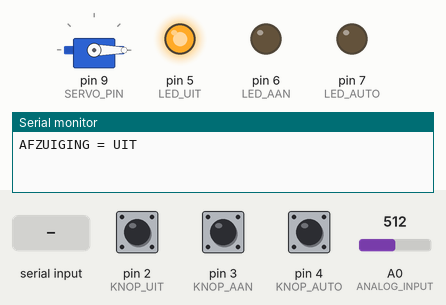
A sketch run on a simulated Arduino Uno, built with avr-gcc and run on an emulated ATmega328P. Shown: servo, output pins drawn as LEDs (lit = HIGH), the last lines printed to the serial monitor. Inputs (shaded band) come from the test bench; at power-on: pin 3 (KNOP_AAN) HIGH, pin 4 (KNOP_AUTO) HIGH, pin 2 (KNOP_UIT) HIGH, A0 (ANALOG_INPUT) = 512.

Above: at 1.2 s.
1.3 s: pin 3 (KNOP_AAN) pulled LOW for 0.15 s
At 2.7 s:
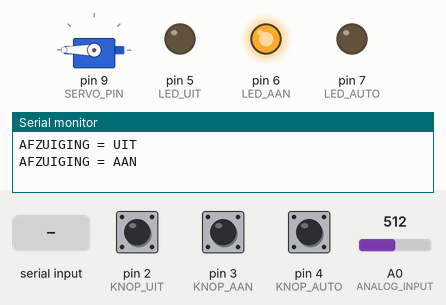
3.0 s: pin 4 (KNOP_AUTO) pulled LOW for 0.15 s
At 4.0 s:
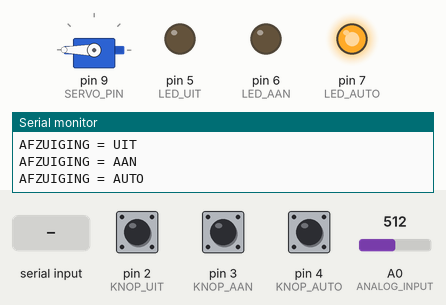
4.6 s: pin 2 (KNOP_UIT) pulled LOW for 1 s
At 5.5 s:
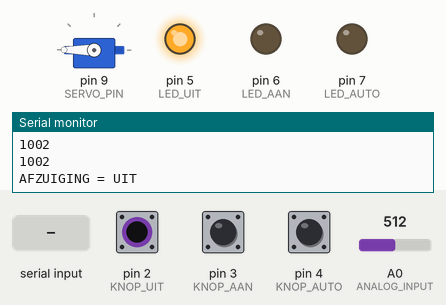
7.1 s: "2" received over Serial
At 7.9 s:
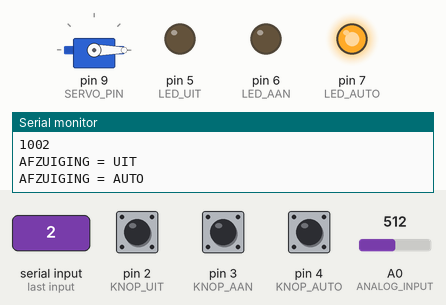
9.6 s: "0" received over Serial
At 10.5 s:
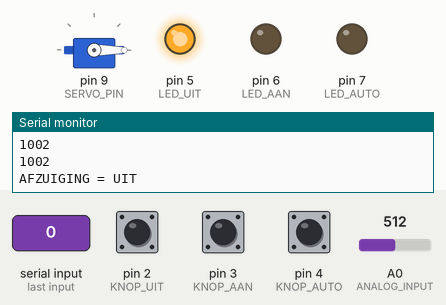
11.3 s: "1" received over Serial
At 11.6 s:
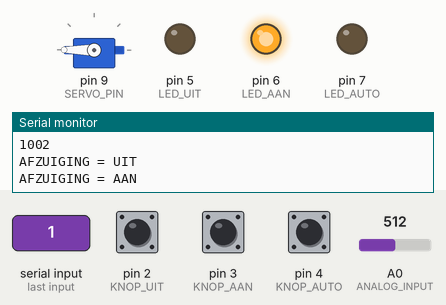
Timing chart, 0 to 13.8 s (numbered marks = the images above; inputs shaded):
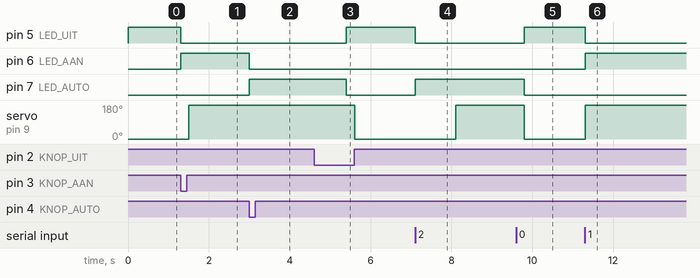

Measured:
- after the input at 1.3 s, pin 5 (LED_UIT): HIGH → LOW at once; pin 6 (LED_AAN): LOW → HIGH at once; servo on pin 9 (SERVO_PIN): 0° → 180° after 0.20 s
- after the input at 3.0 s, pin 6 (LED_AAN): HIGH → LOW at once; pin 7 (LED_AUTO): LOW → HIGH at once
- after the input at 4.6 s, pin 5 (LED_UIT): LOW → HIGH after 0.80 s; pin 7 (LED_AUTO): HIGH → LOW after 0.80 s; servo on pin 9 (SERVO_PIN): 180° → 0° after 1.0 s
- after the input at 7.1 s, pin 5 (LED_UIT): HIGH → LOW at once; pin 7 (LED_AUTO): LOW → HIGH at once; servo on pin 9 (SERVO_PIN): 0° → 180° after 1.0 s
- after the input at 9.6 s, pin 5 (LED_UIT): LOW → HIGH after 0.20 s; pin 7 (LED_AUTO): HIGH → LOW after 0.20 s; servo on pin 9 (SERVO_PIN): 180° → 0° after 0.20 s
- after the input at 11.3 s, pin 5 (LED_UIT): HIGH → LOW at once; pin 6 (LED_AAN): LOW → HIGH at once; servo on pin 9 (SERVO_PIN): 0° → 180° at once

The sketch:

arduino-code.ino
```cpp
#include <Servo.h>
// servo stand bijhouden
int huidigeServoHoek = -1;

// sensor input
#define ANALOG_INPUT A0
#define SERVO_PIN 9

// Mode knoppen
#define KNOP_UIT   2
#define KNOP_AAN   3
#define KNOP_AUTO  4

// Mode LEDs
#define LED_UIT   5
#define LED_AAN   6
#define LED_AUTO  7

Servo co2Servo;

// Modes
enum Modus {MODUS_UIT, MODUS_AAN, MODUS_AUTO};
Modus huidigeModus = MODUS_UIT;

// Variabelen voor automatische modus
int laatsteHoek = 0;
bool servoOmhoog = false;

void setup() {
  Serial.begin(9600);
  pinMode(ANALOG_INPUT, INPUT);

  // Knoppen instellen
  pinMode(KNOP_UIT, INPUT_PULLUP);
  pinMode(KNOP_AAN, INPUT_PULLUP);
  pinMode(KNOP_AUTO, INPUT_PULLUP);

  // LEDs instellen
  pinMode(LED_UIT, OUTPUT);
  pinMode(LED_AAN, OUTPUT);
  pinMode(LED_AUTO, OUTPUT);

  zetModus(MODUS_UIT);
}

// beweeg servo en stop PWM om vibratie te voorkomen
void beweegServoEnStop(int hoek) {
  co2Servo.attach(SERVO_PIN);
  co2Servo.write(hoek);
  delay(500);
  co2Servo.detach();
  huidigeServoHoek = hoek;
}

void loop() {
  // Kijken of er commando van de website komt
  if (Serial.available()) {
    char c = Serial.read();
    if (c == '0') zetModus(MODUS_UIT);
    if (c == '1') zetModus(MODUS_AAN);
    if (c == '2') zetModus(MODUS_AUTO);
  }

  // kijken of er commando van knoppen komt
  if (digitalRead(KNOP_UIT) == LOW) { zetModus(MODUS_UIT); delay(200); }
  if (digitalRead(KNOP_AAN) == LOW) { zetModus(MODUS_AAN); delay(200); }
  if (digitalRead(KNOP_AUTO) == LOW) { zetModus(MODUS_AUTO); delay(200); }

  // Servo besturen afhankelijk van input
  if (huidigeModus == MODUS_UIT) {
    if (huidigeServoHoek != 0) {
      beweegServoEnStop(0);
    }
  }
  else if (huidigeModus == MODUS_AAN) {
    if (huidigeServoHoek != 180) {
      beweegServoEnStop(180);
    }
  }
  // automatische modus
  else if (huidigeModus == MODUS_AUTO) {
    automatischeModus();
  }

  delay(100);
}

// Functie om modus te veranderen
void zetModus(Modus m) {
  huidigeModus = m;

  // LEDs aan of uit
  digitalWrite(LED_UIT,  m == MODUS_UIT);
  digitalWrite(LED_AAN,  m == MODUS_AAN);
  digitalWrite(LED_AUTO, m == MODUS_AUTO);

  Serial.print("AFZUIGING = ");
  if (m == MODUS_UIT)  Serial.println("UIT");
  if (m == MODUS_AAN)  Serial.println("AAN");
  if (m == MODUS_AUTO) Serial.println("AUTO");
}

// Automatische modus functie
void automatischeModus() {

  int meting = analogRead(ANALOG_INPUT);
  // linieaire functie werkte het best omdat we maar 2 meetpunten hadden
  int co2PPM = round(0.6408 * meting + 674.23);
  delay(1000);

  if (!servoOmhoog && co2PPM >= 950) {
    laatsteHoek = 180;
    servoOmhoog = true;
  }
  else if (servoOmhoog && co2PPM <= 850) {
    laatsteHoek = 0;
    servoOmhoog = false;
  }

  // Servo alleen bewegen als de hoek echt veranderd
  if (laatsteHoek != huidigeServoHoek) {
    beweegServoEnStop(laatsteHoek);
  }

  // Waarde naar de seriële monitor zodat het op de website komt
  Serial.println(co2PPM);
}
```
